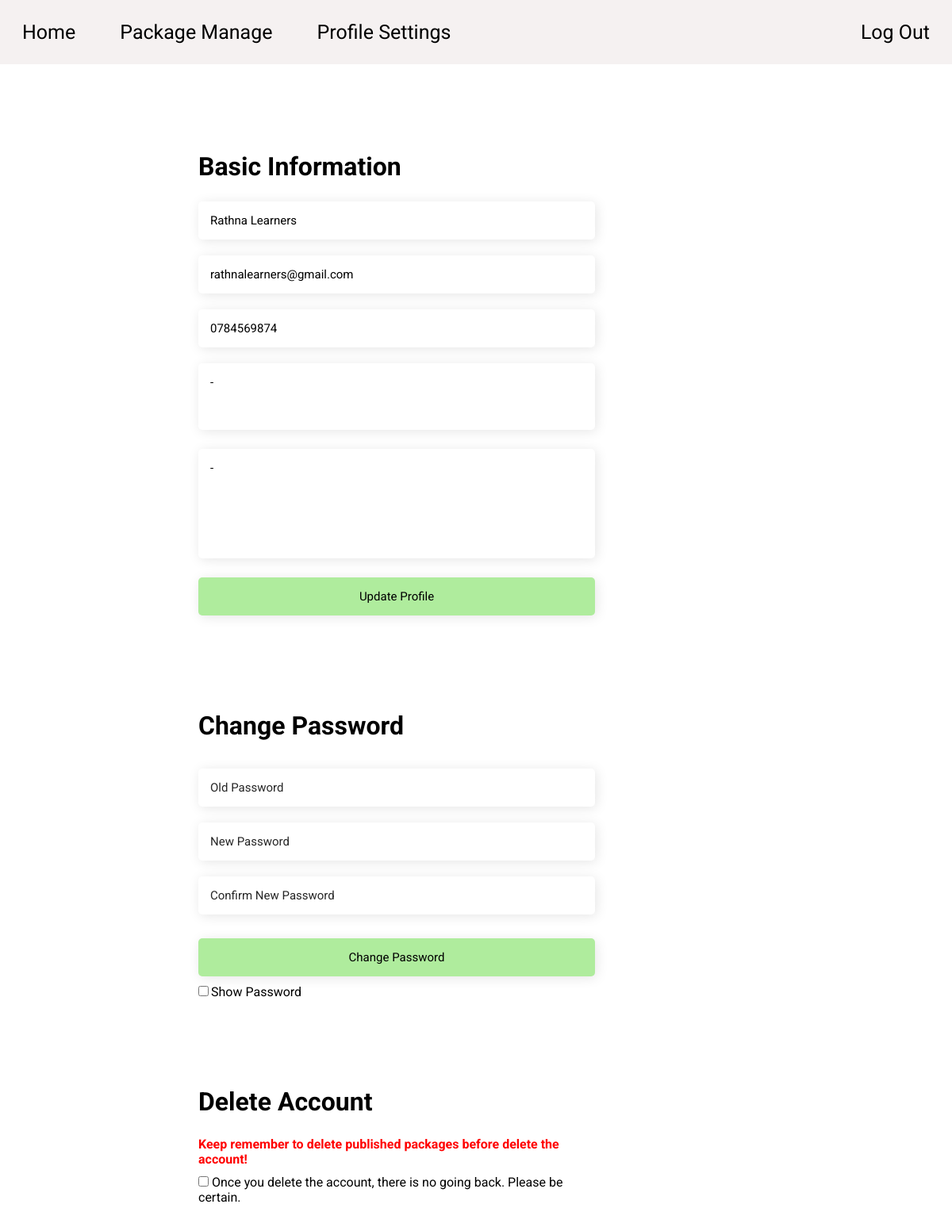
The app's page /php/driving-school-profile-settings.php (signed in), older data.
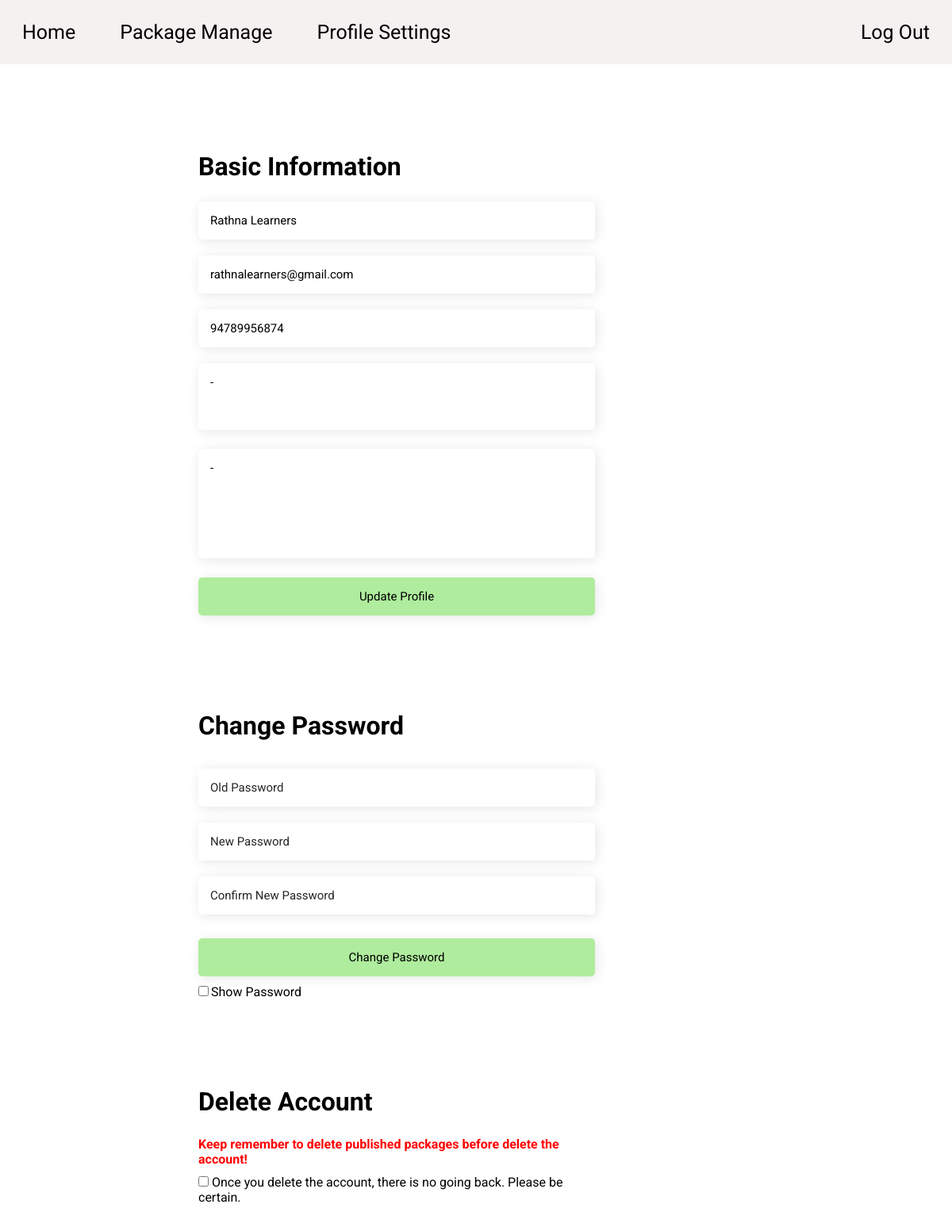
The same page, newer data.
### tables this page shows
CREATE TABLE `driving_school` (
  `school_id` int(11) NOT NULL,
  `school_name` varchar(20) DEFAULT NULL,
  `email` varchar(30) DEFAULT NULL,
  `address` varchar(100) DEFAULT NULL,
  `contact` varchar(12) DEFAULT NULL,
  `password` varchar(100) DEFAULT NULL,
  `description` varchar(500) DEFAULT NULL
);

### php/driving-school-profile-settings.php (the view, shortened to what this page needs)
<?php
    require "../includes/config.php";
    if(isset($_SESSION['school_id'])){
        $id = $_SESSION['school_id'];
        $sql = "SELECT * FROM Driving_School WHERE school_id = '$id'";
        $result = $conn->query($sql);
        $userData = $result->fetch_assoc();
?>
<!DOCTYPE HTML>
<html>
<head>
    <link rel="stylesheet" href="https://cdnjs.cloudflare.com/ajax/libs/font-awesome/6.1.1/css/all.min.css" />
    <link rel = "stylesheet" type = "text/css" href = "../css/driving-school-main.css"/>
    <link rel = "stylesheet" type = "text/css" href = "../css/driving-school-profile-settings.css"/>
</head>
<body>
    <?php include '../includes/driving-school-navigation.php'?>
    <div class="container" id="basic-information">
        <div class="setting-container">
            <h1 class="dashboard-table-heading">Basic Information</h1>
            <form action = "./driving-school-details-update.php" name = "update-account-form" onsubmit = "return validateUpdate();" method = "POST">
				<input class="inputField" type = "text" placeholder = "Enter the driving school name" name = "school-name" id = "school-name" value="<?php echo $userData['school_name'];?>"/><br>
				<p class = "error-message" id="error-name"></p>
                <input class="inputField"  type = "text" placeholder = "Enter the email address" name = "email" id = "email" value="<?php echo $userData['email'];?>"/><br>
				<p class = "error-message" id="error-email"></p>
                <input class="inputField"  type = "text" placeholder = "Enter the phone number" name = "phone-number" id = "phone-number" value="<?php echo $userData['contact'];?>"/><br>
                <p class = "error-message" id="error-phone"></p>
                <textarea class = "inputField" id = "school_address" rows="3" cols="50" placeholder="Enter School Address" name = "school_address"><?php echo $userData['address'];?></textarea><br>
                <p class = "error-message" id="error-address"></p>
                <textarea class = "inputField" id = "school_description" rows="6" cols="50" placeholder="Enter School Description" name = "school_description"><?php echo $userData['description'];?></textarea><br>
				<p class = "error-message" id="error-description"></p>
                <input class="inputField btn"  type = "submit" value = "Update Profile" name="btnUpdate" />
			</form>
        </div>
    </div>
    <div class="container" id="change-password">
        <div class="setting-container">
            <h1 class="dashboard-table-heading">Change Password</h1>
            <form name="changePassword" action = "./driving-school-change-password.php" onsubmit = "return validatePassChangeForm();" method = "POST">
                <p class = "error-message invalid-pass"><?php echo isset (($_SESSION['change-error']))?$_SESSION['change-error']:''; ?></p>
                <input class="inputField" id = "old" type = "password" placeholder = "Old Password" name="currentPassword"/><br>
                <p class = "error-message" id="error-pass"></p>
                <input class="inputField" id = "new" type = "password" placeholder = "New Password"/ name="newPassword"><br>
                <p class = "error-message" id="error-new-pass"></p>
                <input class="inputField" id = "confirm" type = "password" placeholder = "Confirm New Password" name="confirmNewPassword"/><br>
                <p class = "error-message" id="error-new-confirm-pass"></p>
                <p class = "error-message" id="error-not-same"></p>
                <input class="inputField btn"  type = "submit" value = "Change Password" name="changeBtn"/>
                <input type = "checkbox" id = "showPassword"><label for = "show-password"><span class="space"></span>Show Password</label>
			</form>
        </div>
    </div>
    <div class="container" id="delete-account">
        <div class="setting-container">
            <h1 class="dashboard-table-heading">Delete Account</h1>
            <span>Keep remember to delete published packages before delete the account!</span>
            <form class="delete-account" action = "./driving-school-account-delete.php" name = "update-account-form" method = "POST">
				<input type="checkbox" id="deleteAccount" onclick = "showContent()"> Once you delete the account, there is no going back. Please be certain.
			</form>
        </div>
    </div>
</body>
</html>
<?php
    }else{
        header('Location: ./driving-school.php');
    }
?>

### includes/driving-school-navigation.php (shortened to what this page needs)
<link rel = "stylesheet" type = "text/css" href = "../css/driving-school-navigation.css"/>
<div class = "navigation">
    <ul class = "nav-links">
        <li><a href="../php/driving-school-dashboard.php">Home</a></li>
        <li><a href="../php/driving-school-package-manage.php">Package Manage</a></li>
        <li><a href="../php/driving-school-profile-settings.php">Profile Settings</a></li>
        <li style="float:right"><form action="../php/driving-school-logout.php" method="POST"><input class="log-btn" type="submit" value="Log Out" name="btnOut"></form></li>
    </ul>
</div>

### css/driving-school-main.css (style rules this page uses)
* { box-sizing: border-box; margin: 0; padding: 0; font-family: 'Roboto', sans-serif; }
.container { padding-top: 110px; padding-left: 200px; padding-right: 200px; margin-left: 50px; }
.inputField { background-color: rgba(255, 255, 255, .15); box-shadow: 2px 2px 15px 0px rgba(0, 0, 0, .1); border: none; border-radius: 5px; overflow: hidden; }
.btn { font-size: 15px; color: black; background-color: #afec9d; }
.space { padding-left: 3px; }
.error-message { padding-bottom: 10px; color: red; }
.dashboard-table-heading { padding-bottom: 25px; }
textarea { resize: none; }

### css/driving-school-profile-settings.css (style rules this page uses)
.setting-container { width: 500px; }
input[type=text], input[type=password], textarea { padding: 15px; margin-bottom: 10px; width: 100%; }
.setting-container [type=submit] { width: 100%; padding: 15px; margin-bottom: 10px; }
.invalid-pass { color: red; }
input[placeholder], [placeholder], *[placeholder], textarea::placeholder { font-size: 15px; }
span { color: red; font-weight: bold; }
.delete-account { padding-top: 10px; padding-bottom: 50px; }

### css/driving-school-navigation.css (style rules this page uses)
ul { list-style-type: none; margin: 0; padding: 0; overflow: hidden; background-color: #f5f1f1; }
li { float: left; }
li a { display: block; color: black; text-align: center; padding: 26px 28px; text-decoration: none; font-size: 25px; transition: 0.25s; }
.log-btn { background: none; color: inherit; border: none; padding: 0; font: inherit; cursor: pointer; outline: inherit; display: block; color: black; text-align: center; padding: 26px 28px; text-decoration: none; font-size: 25px; transition: 0.25s; }

Row changes from the older to the newer data that the page shows:
changed driving_school "Rathna Learners": phone-number "0784569874" → "94789956874"
